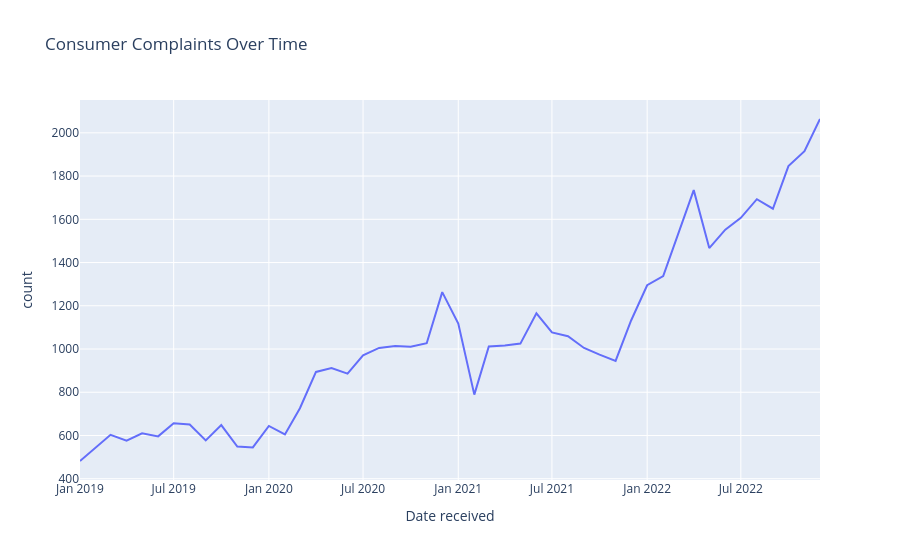

Source (notebook cell):
### Code cell
monthly = (
    df_working.groupby(
        df_working["Date received"].dt.to_period("M")
    )
    .size()
    .reset_index(name="count")
)

monthly["Date received"] = (
    monthly["Date received"]
    .astype(str)
)

fig = px.line(
    monthly,
    x="Date received",
    y="count",
    title="Consumer Complaints Over Time"
)

fig.show()

### Figure 1 — Plotly figure (JSON) as saved in the notebook; plotly's stock layout.template omitted (floating-point values rounded to 4 significant figures)
{"data": [{"hovertemplate": "Date received=%{x}<br>count=%{y}<extra></extra>", "legendgroup": "", "line": {"color": "#636efa", "dash": "solid"}, "marker": {"symbol": "circle"}, "mode": "lines", "name": "", "orientation": "v", "showlegend": false, "type": "scatter", "x": ["2019-01", "2019-02", "2019-03", "2019-04", "2019-05", "2019-06", "2019-07", "2019-08", "2019-09", "2019-10", "2019-11", "2019-12", "2020-01", "2020-02", "2020-03", "2020-04", "2020-05", "2020-06", "2020-07", "2020-08", "2020-09", "2020-10", "2020-11", "2020-12", "2021-01", "2021-02", "2021-03", "2021-04", "2021-05", "2021-06", "2021-07", "2021-08", "2021-09", "2021-10", "2021-11", "2021-12", "2022-01", "2022-02", "2022-03", "2022-04", "2022-05", "2022-06", "2022-07", "2022-08", "2022-09", "2022-10", "2022-11", "2022-12"], "xaxis": "x", "y": [482, 548, 603, 576, 610, 596, 657, 651, 577, 648, 549, 545, 644, 605, 726, 894, 912, 886, 971, 1005, 1014, 1011, 1027, 1263, 1118, 789, 1012, 1016, 1025, 1165, 1077, 1059, 1005, 974, 945, 1132, 1295, 1337, 1523, 1735, 1467, 1552, 1607, 1693, 1649, 1846, 1915, 2064], "yaxis": "y"}], "layout": {"legend": {"tracegroupgap": 0}, "title": {"text": "Consumer Complaints Over Time"}, "xaxis": {"anchor": "y", "domain": [0, 1], "title": {"text": "Date received"}}, "yaxis": {"anchor": "x", "domain": [0, 1], "title": {"text": "count"}}}}
